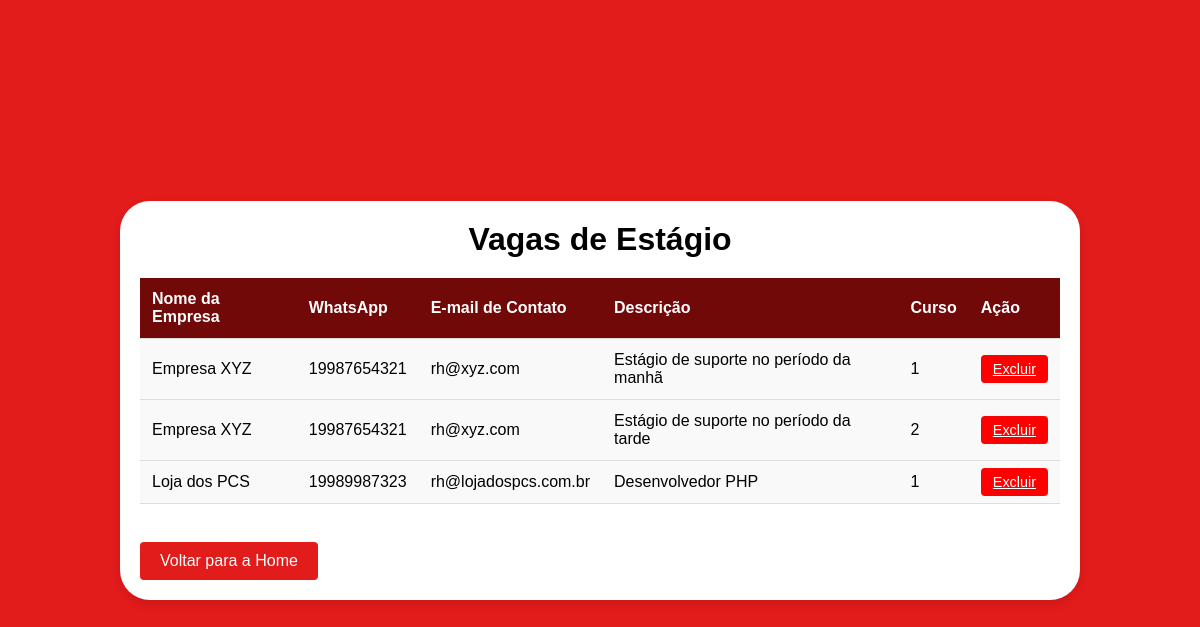
The app's page /listarVagas.php with its own data.
### tables this page shows
CREATE TABLE `vagas` (
  `id` int NOT NULL,
  `nome_empresa` varchar(100) NOT NULL,
  `numero_whatsapp` varchar(20) DEFAULT NULL,
  `email_contato` varchar(30) DEFAULT NULL,
  `descritivo_vaga` varchar(255) DEFAULT NULL,
  `curso` varchar(2) NOT NULL
);

### classes/classes.php (called while the page is built, shortened)
<?php
class Cadastro {
    private $conn;
    public function __construct() {
        try {
            $dsn = "mysql:host=localhost;dbname=vagas_db";
            $this->conn = new PDO($dsn, 'root', '');
            $this->conn->setAttribute(PDO::ATTR_ERRMODE, PDO::ERRMODE_EXCEPTION);
        } catch (PDOException $e) {
            die("Erro de conexão: " . $e->getMessage());
        }
    }
    public function listarVagas() {
        try {
            $sql = "SELECT * FROM vagas";
            $stmt = $this->conn->prepare($sql);
            $stmt->execute();
            return $stmt->fetchAll(PDO::FETCH_ASSOC);
        } catch (PDOException $e) {
            die("Erro ao listar vagas: " . $e->getMessage());
        }
    }
}
?>

### listarVagas.php (the view, shortened to what this page needs)
<?php
require_once 'classes/classes.php';
$cadastro = new Cadastro();
$vagas = $cadastro->listarVagas();
?>
<!DOCTYPE html>
<html lang="pt-br">
<head>
    <link rel="stylesheet" href="css/listarstyle.css">
</head>
<body>
    <div class="container">
        <h1>Vagas de Estágio</h1>
        <table>
            <thead>
                <tr>
                    <th>Nome da Empresa</th>
                    <th>WhatsApp</th>
                    <th>E-mail de Contato</th>
                    <th>Descrição</th>
                    <th>Curso</th>
                    <th>Ação</th>
                </tr>
            </thead>
            <tbody>
                <?php if (count($vagas) > 0): ?>
                    <?php foreach ($vagas as $vaga): ?>
                        <tr>
                            <td><?php echo htmlspecialchars($vaga['nome_empresa']); ?></td>
                            <td><?php echo htmlspecialchars($vaga['numero_whatsapp']); ?></td>
                            <td><?php echo htmlspecialchars($vaga['email_contato']); ?></td>
                            <td><?php echo htmlspecialchars($vaga['descritivo_vaga']); ?></td>
                            <td><?php echo htmlspecialchars($vaga['curso']); ?></td>
                            <td>
                                <a href="?excluir_id=<?php echo $vaga['id']; ?>" class="delete-button" onclick="return confirm('Tem certeza que deseja excluir esta vaga?')">Excluir</a>
                            </td>
                        </tr>
                    <?php endforeach; ?>
                <?php else: ?>
                    <tr>
                        <td colspan="6">Nenhuma vaga cadastrada.</td>
                    </tr>
                <?php endif; ?>
            </tbody>
        </table>
        <br>
        <a href="home.php" class="button">Voltar para a Home</a>
    </div>
</body>
</html>

### css/listarstyle.css (style rules this page uses)
* { margin: 0; padding: 0; box-sizing: border-box; }
body { font-family: Arial, sans-serif; background-color: #e21b1b; color: #000000; display: flex; justify-content: center; align-items: center; height: 100vh; }
.container { background-color: #ffffff; padding: 20px; box-shadow: 0 4px 8px rgba(0, 0, 0, 0.1); width: 80%; max-width: 1200px; border-radius: 30px; }
h1 { text-align: center; margin-bottom: 20px; font-size: 2em; color: #000000; }
table { width: 100%; border-collapse: collapse; margin-top: 20px; }
table th, table td { padding: 12px; text-align: left; border-bottom: 1px solid #ddd; }
table th { background-color: #720909; color: #fff; }
table td { background-color: #f9f9f9; }
.delete-button { background-color: #ff0000; color: white; border: none; padding: 6px 12px; cursor: pointer; border-radius: 4px; text-align: center; font-size: 0.9em; }
.button { background-color: #e21b1b; color: white; padding: 10px 20px; text-decoration: none; border-radius: 4px; display: inline-block; margin-top: 20px; }

### records on screen
vagas: nome_empresa "Empresa XYZ", numero_whatsapp "19987654321", email_contato "rh@xyz.com", descritivo_vaga "Estágio de suporte no período da manhã", curso "1"
vagas: nome_empresa "Empresa XYZ", numero_whatsapp "19987654321", email_contato "rh@xyz.com", descritivo_vaga "Estágio de suporte no período da tarde", curso "2"
vagas: nome_empresa "Loja dos PCS", numero_whatsapp "19989987323", email_contato "rh@lojadospcs.com.br", descritivo_vaga "Desenvolvedor PHP", curso "1"
